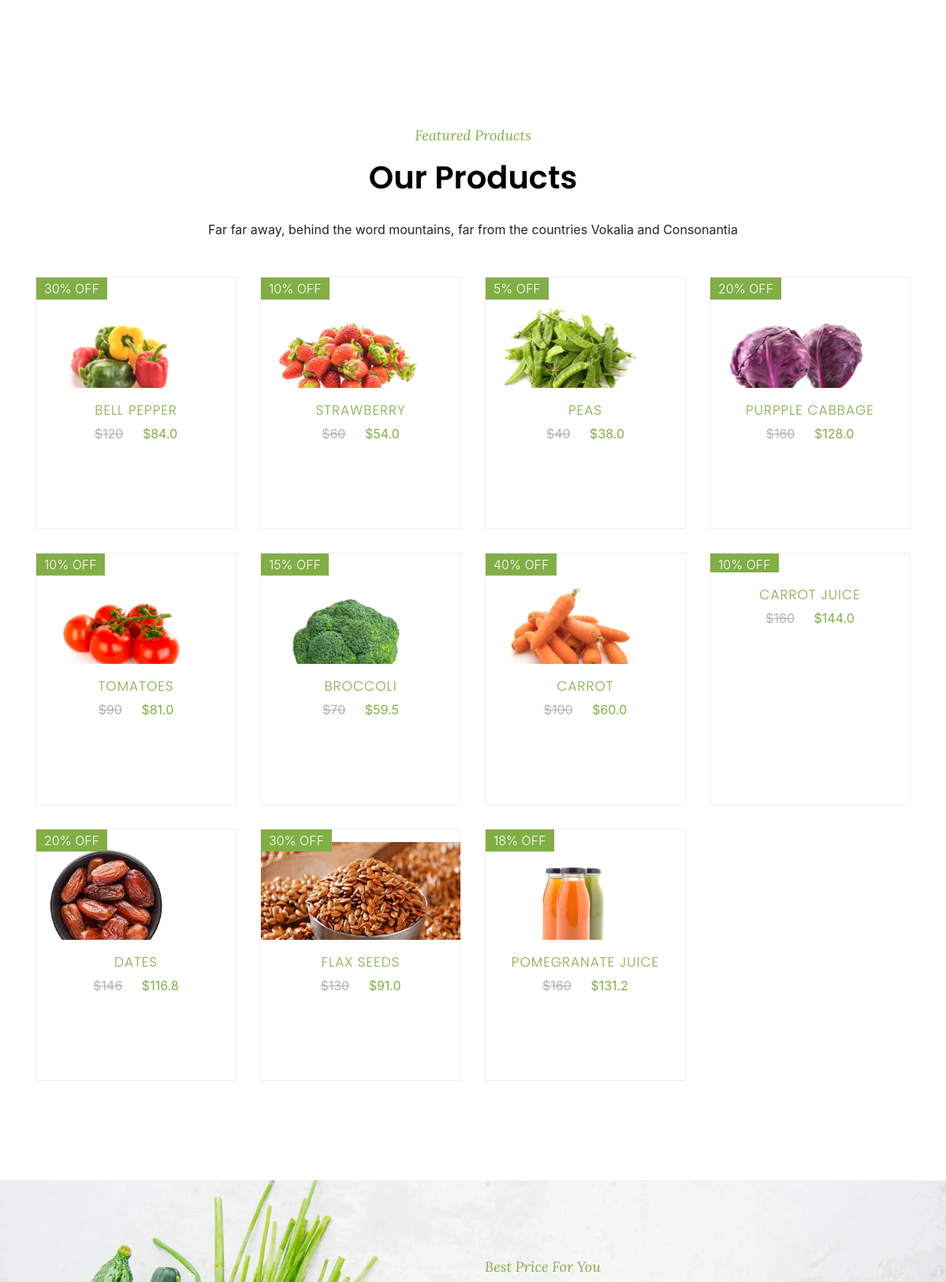
The app's page / (middle part), older data.
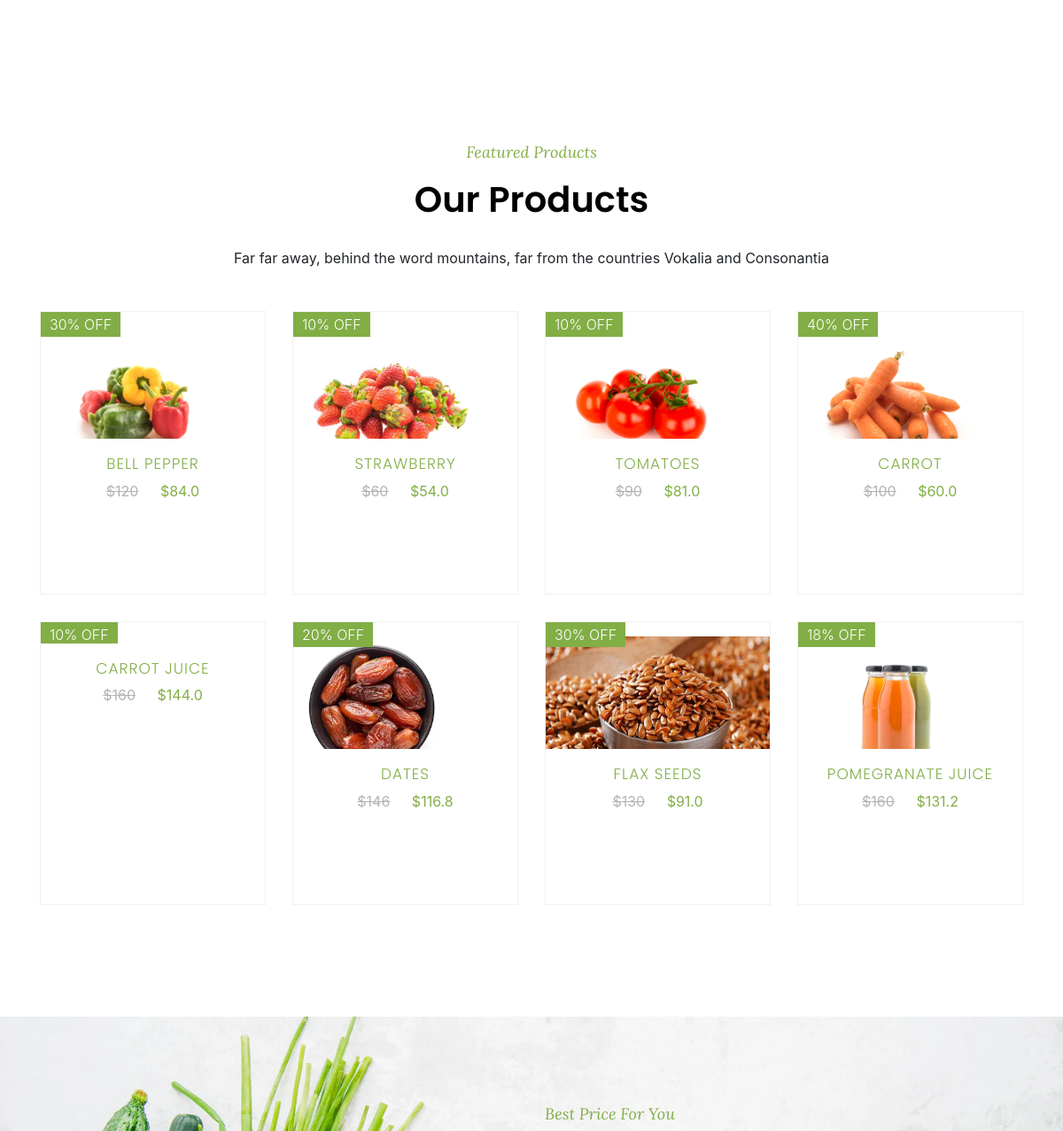
The same page, newer data.
### orderitems/models.py (models this page shows, shortened)
class items(models.Model):
    name = models.CharField(max_length=100)
    typeOf = models.CharField(max_length=1,choices=ItemTypes)
    price = models.IntegerField()
    offer = models.IntegerField(default = 0)
    image = models.ImageField(upload_to = "items",blank=True)
    dealOfTheDay = models.BooleanField()
    description  = models.CharField(max_length=1000,default="")
    def saleprice(self):
        if self.offer > 0:
            return self.price - (self.price * (self.offer / 100))
        else:
            return self.price

### orderitems/views.py (the view)
# urls.py: path('',views.index,name="index"),
def index(request):
    featured  =  items.objects.filter(offer__gt = 0).all()
    comments = usercomments.objects.all()[0:6]
    return render(request,'orderitems/index.html',{'featured':featured,'comments':comments})

### orderitems/cartitemscount_contextprocessor.py (called while the page is built)
def cartItemsCount(request):
    cartItems = request.session.get('cartItems')
    if cartItems is not None:
        return {'cart_items_count':len(cartItems)}
    else:
        return {'cart_items_count':0}

### orderitems/templates/orderitems/index.html (shortened to what this page needs)
{% extends "base.html" %}
{% block base %}
{% load static %}
    <section class = "co-section co-category co-no-pt">
    </section>
    <section class = "co-section">
        <div class="container">
            <div class="row justify-content-center mb-3 pb-3">
                <div class="col-md-12 heading-section text-center fadeInUp co-animated">
                    <span class="subheading">Featured Products</span>
                    <h2 class="mb-4">Our Products</h2>
                    <p>Far far away, behind the word mountains, far from the countries Vokalia and Consonantia</p>
                </div>
            </div>
        </div>
        <div class="container">
            <div class="row">
            {% for item in featured %}
                <div class="col-md-6 col-lg-3 fadeInUp co-animated">
                    <div class="product">
                        <a href="{% url 'shopitem' item.id %}" class="img-prod">
                            <img class="img-fluid" src="{{ item.image.url }}" alt="Colorlib Template">
                            <span class="status">{{item.offer}}% OFF</span>
                        </a>
                        <div class="text py-3 pb-4 px-3 text-center">
                            <h3><a href="{% url 'shopitem' item.id %}">{{item.name}}</a></h3>
                            <div class="d-flex">
                                <div class="pricing">
                                    <p class="price">
                                    {% if item.offer > 0 %}
                                        <span class="mr-2 price-dc">${{item.price}}</span>
                                        <span class="price-sale">${{item.saleprice}}</span>
                                    {% else %}
                                        <span class="price-sale no-offer">${{item.saleprice}}</span>
                                    {% endif %}
                                    </p>
                                </div>
                            </div>
                        </div>
                    </div>
                </div>
            {% endfor %}
            </div>
        </div>
    </section>
    <section class = "co-section img" style = "background-image: url({% static 'media/bg_3.webp' %});">
        <div class = "container">
            <div class = "row justify-content-end">
                <div class="col-md-6 heading-section deal-of-the-day fadeInUp co-animated">
                    <span class="subheading">Best Price For You</span>
                </div>
            </div>
        </div>
    </section>
{% endblock %}

Row changes from the older to the newer data that the page shows:
no longer on this page (row edited): items: image (picture), offer "5", name "PEAS", saleprice "38.0"
no longer on this page (row edited): items: image (picture), offer "20", name "PURPPLE CABBAGE", saleprice "128.0"
no longer on this page (row edited): items: image (picture), offer "15", name "BROCCOLI", saleprice "59.5"
